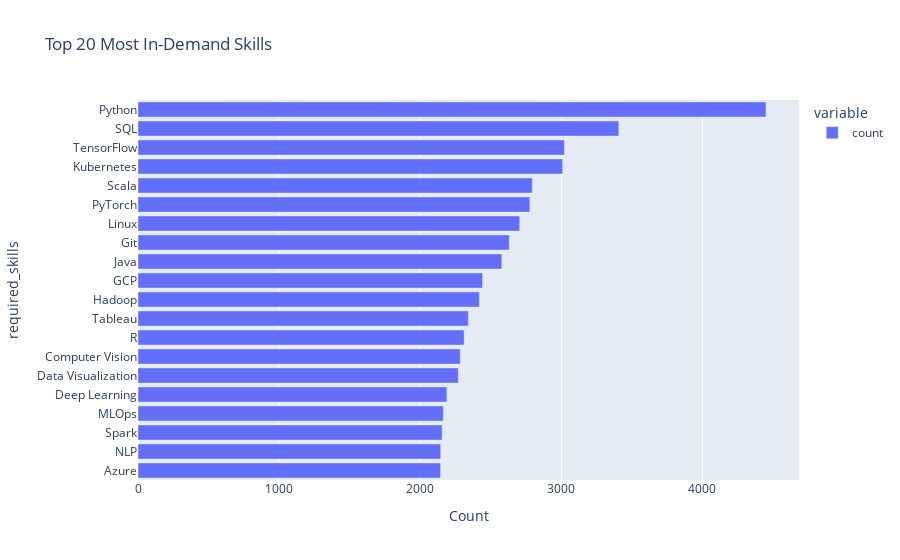

Source (notebook cell):
### Markdown cell above
# 16. Skills Analysis

### Code cell
skills = df['required_skills'].dropna().str.split(', ')
exploded = skills.explode()
top_skills = exploded.value_counts().head(20)
fig = px.bar(top_skills, orientation='h', title='Top 20 Most In-Demand Skills', labels={'value':'Count', 'index':'Skill'})
fig.update_layout(yaxis={'categoryorder':'total ascending'})
fig.show()

### Figure 1 — Plotly figure (JSON) as saved in the notebook; plotly's stock layout.template omitted (floating-point values rounded to 4 significant figures)
{"data": [{"alignmentgroup": "True", "hovertemplate": "variable=count<br>Count=%{x}<br>required_skills=%{y}<extra></extra>", "legendgroup": "count", "marker": {"color": "#636efa", "pattern": {"shape": ""}}, "name": "count", "offsetgroup": "count", "orientation": "h", "showlegend": true, "textposition": "auto", "type": "bar", "x": [4450, 3407, 3022, 3009, 2794, 2777, 2705, 2631, 2578, 2442, 2419, 2341, 2311, 2284, 2270, 2189, 2164, 2155, 2145, 2144], "xaxis": "x", "y": ["Python", "SQL", "TensorFlow", "Kubernetes", "Scala", "PyTorch", "Linux", "Git", "Java", "GCP", "Hadoop", "Tableau", "R", "Computer Vision", "Data Visualization", "Deep Learning", "MLOps", "Spark", "NLP", "Azure"], "yaxis": "y"}], "layout": {"autosize": true, "barmode": "relative", "legend": {"title": {"text": "variable"}, "tracegroupgap": 0}, "title": {"text": "Top 20 Most In-Demand Skills"}, "xaxis": {"anchor": "y", "autorange": true, "domain": [0, 1], "range": [0, 4684.0], "title": {"text": "Count"}, "type": "linear"}, "yaxis": {"anchor": "x", "autorange": true, "categoryorder": "total ascending", "domain": [0, 1], "range": [-0.5, 19.5], "title": {"text": "required_skills"}, "type": "category"}}}
